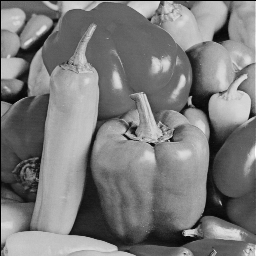
%> input picture sparse_representations_elad/peppers256.png, 256 x 256 px
$ octave --eval "Chapter_15_ImpulseNoiseRemoval;"   (GNU Octave 9; MATLAB toolbox functions it lacks are replaced by stand-ins)
%> lines starting %> are read from the running program, lines starting %| are printed output that depends on the picture
% Figures - 15.24, 15.25, and 15.26
% =========================================
% This program performs a simple salt-and-pepper denoising using
% the inpainting idea


function []=Chapter_15_ImpulseNoiseRemoval()

% Gathering the data to train on from an image
% ========================================================

bb=8; % block size
K=256; % number of atoms in the dictionary
N=256;

[IMin0,pp]=imread('peppers256.png');
%> IMin0 is the input picture: size 256x256 uint8; min 0, max 254, mean 123.1
%> pp = []
% IMin0=im2double(IMin0(101:300,301:500));
IMin0=im2double(IMin0);
%> IMin0: size 256x256 double
IMin0 = IMin0*255;

figure(1); clf;
imagesc(IMin0); axis image; axis off; colormap(gray(256));

% Adding noise
portion=5; % percent noise of each type (salt & pepper)
pos=randperm(length(IMin0(:)));
Salt=pos(1:round(portion*length(IMin0(:))/100));
%> Salt = 3277 values, max 65530 at index 1782, min 10 at index 1578, mean 33011.8
Pepper=pos(round(portion*length(IMin0(:))/100)+1:...
                   round(2*portion*length(IMin0(:))/100));
%> Pepper = 3277 values, max 65528 at index 40, min 42 at index 1308, mean 32726.7
IMin=IMin0;
IMin(Salt)=min(255,IMin(Salt)+50);
IMin(Pepper)=max(0,IMin(Pepper)-50);
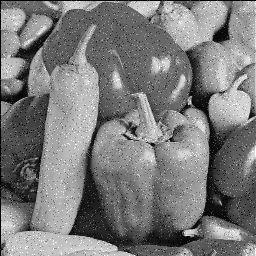
%> IMin: size 256x256 double; min 0, max 255, mean 123.2

figure(1); clf; imagesc([IMin0, ones(N,5)*255, IMin]);
axis image; colormap(gray(256)); axis off; drawnow;
% print -depsc2 Chapter_15_ImpulseNoiseDCT0.eps

% Extracting the noisy patches
blkMatrixIm=im2col(IMin,[bb,bb],'sliding');

% The initial dictionary
Dict=zeros(bb,sqrt(K));
for k=0:1:sqrt(K)-1,
    V=cos([0:1:bb-1]'*k*pi/sqrt(K));
    if k>0, V=V-mean(V); end;
    Dict(:,k+1)=V/norm(V);
end;
Dict=kron(Dict,Dict);

% Estimating the mask and extracting its patches
EstimatedMask=abs(IMin-ordfilt2(IMin,5,ones(3)))<27;
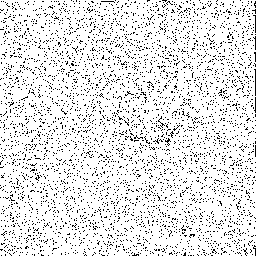
%> EstimatedMask: size 256x256 logical; 89.5% white; black in thin lines or dots
blkMask=im2col(EstimatedMask,[bb,bb],'sliding');

% Computing median filter all over the image
Result1=ordfilt2(IMin,5,ones(3));
disp(['Recovery error =',num2str(sqrt(mean(mean((Result1-IMin0).^2))))]);
%| Recovery error =7.112

% Applying median only on the (estimated) masked pixels
Result2=Result1;
Result2(EstimatedMask)=IMin(EstimatedMask);
disp(['Recovery error =',num2str(sqrt(mean(mean((Result2-IMin0).^2))))]);
%| Recovery error =6.0596

% Inpainting the Patches
Coeff=OMPerrInpaint(Dict,blkMatrixIm.*blkMask,blkMask,5);
ResultTemp=RecoverImage(IMin,Dict,Coeff);
ResultTemp=max(min(ResultTemp,255),0);
Result3=ResultTemp;
Result3(EstimatedMask)=IMin(EstimatedMask);
disp(['Recovery error =',num2str(sqrt(mean(mean((Result3-IMin0).^2))))]);

figure(1); clf; imagesc([IMin0, ones(N,5)*255, IMin; ...
                                  ones(5,2*N+5)*255; IMin0.*EstimatedMask, ones(N,5)*255, Result1; ...
                                  ones(5,2*N+5)*255; Result2, ones(N,5)*255, Result3]);
axis image; colormap(gray(256)); axis off; drawnow;
% print -depsc2 Chapter_15_ImpulseNoiseDCT1.eps

figure(2); image([abs(IMin-IMin0), ones(N,5)*1000, abs(IMin0-Result1); ...
                         ones(5,2*N+5)*1000; ...
                         abs(Result2-IMin0), ones(N,5)*1000, abs(IMin0-Result3)]*3);
axis image; colormap(gray(256)); axis off; drawnow;
% print -depsc2 Chapter_15_ImpulseNoiseDCT2.eps

return;

% ========================================================
% ========================================================

function [A]=OMPerrInpaint(D,X,Mask,errorGoal)
%> called with errorGoal = 5
% ========================================================
% Sparse coding of a group of signals based on a given dictionary and specified representation
% error to get.
% input arguments: D - the dictionary
%                           X - the signals to represent
%                           errorGoal - the maximal allowed representation error
% output arguments: A - sparse coefficient matrix.
% ========================================================
[n,P]=size(X);
%> n = 64; P = 62001
[n,K]=size(D);
E2 = errorGoal^2*n;
maxNumCoef = n/2;
A = sparse(size(D,2),size(X,2));
h=waitbar(0,'OMP on each example ...');
for k=1:1:P,
    waitbar(k/P);
    a=[];
    Mpos=find(Mask(:,k));
    E2M=E2*length(Mpos)/n;
    Dict=D(Mpos,:);
    W=1./sqrt(diag(Dict'*Dict));
    Dict=Dict*diag(W);
    x=X(Mpos,k);
    residual=x;
    indx = [];
    a = [];
    currResNorm2 = sum(residual.^2);
    j = 0;
    while currResNorm2>E2M && j < maxNumCoef,
        j = j+1;
        proj=Dict'*residual;
        pos=find(abs(proj)==max(abs(proj)));
        pos=pos(1);
        indx(j)=pos;
        a=pinv(Dict(:,indx(1:j)))*x;
        residual=x-Dict(:,indx(1:j))*a;
        currResNorm2=sum(residual.^2);
    end;
    if (~isempty(indx))
        A(indx,k)=a;
        A(:,k)=W.*A(:,k);
    end
end;
close(h);
return;

% ========================================================
% ========================================================

function [yout]=RecoverImage(y,D,CoefMatrix)
% ========================================================
% ========================================================
N=size(y,1);
n=sqrt(size(D,1));
yout=zeros(N,N);
Weight=zeros(N,N);
i=1; j=1;
for k=1:1:(N-n+1)^2,
    patch=reshape(D*CoefMatrix(:,k),[n,n]);
    yout(i:i+n-1,j:j+n-1)=yout(i:i+n-1,j:j+n-1)+patch;
    Weight(i:i+n-1,j:j+n-1)=Weight(i:i+n-1,j:j+n-1)+1;
    if i<N-n+1
        i=i+1;
    else
        i=1; j=j+1;
    end;
end;
yout=yout./Weight;
return;
%> (the run ends here)
